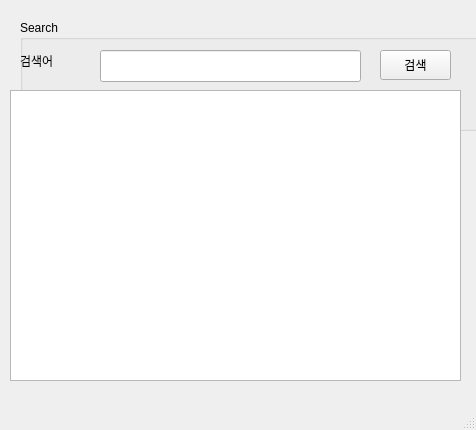
<?xml version="1.0" encoding="UTF-8"?>
<ui version="4.0">
 <class>naver</class>
 <widget class="QMainWindow" name="naver">
  <property name="geometry">
   <rect>
    <x>0</x>
    <y>0</y>
    <width>476</width>
    <height>430</height>
   </rect>
  </property>
  <property name="windowTitle">
   <string>네이버 검색</string>
  </property>
  <widget class="QWidget" name="centralwidget">
   <widget class="QGroupBox" name="groupBox">
    <property name="geometry">
     <rect>
      <x>20</x>
      <y>20</y>
      <width>541</width>
      <height>111</height>
     </rect>
    </property>
    <property name="title">
     <string>Search</string>
    </property>
    <widget class="QLabel" name="label">
     <property name="geometry">
      <rect>
       <x>0</x>
       <y>30</y>
       <width>61</width>
       <height>22</height>
      </rect>
     </property>
     <property name="text">
      <string>검색어</string>
     </property>
    </widget>
    <widget class="QLineEdit" name="txtSearchWord">
     <property name="geometry">
      <rect>
       <x>80</x>
       <y>30</y>
       <width>261</width>
       <height>32</height>
      </rect>
     </property>
    </widget>
    <widget class="QPushButton" name="btnSearch">
     <property name="geometry">
      <rect>
       <x>360</x>
       <y>30</y>
       <width>71</width>
       <height>30</height>
      </rect>
     </property>
     <property name="text">
      <string>검색</string>
     </property>
    </widget>
   </widget>
   <widget class="QTableWidget" name="tblResult">
    <property name="geometry">
     <rect>
      <x>10</x>
      <y>90</y>
      <width>451</width>
      <height>291</height>
     </rect>
    </property>
   </widget>
  </widget>
  <widget class="QStatusBar" name="stsResult"/>
 </widget>
 <resources/>
 <connections/>
</ui>
